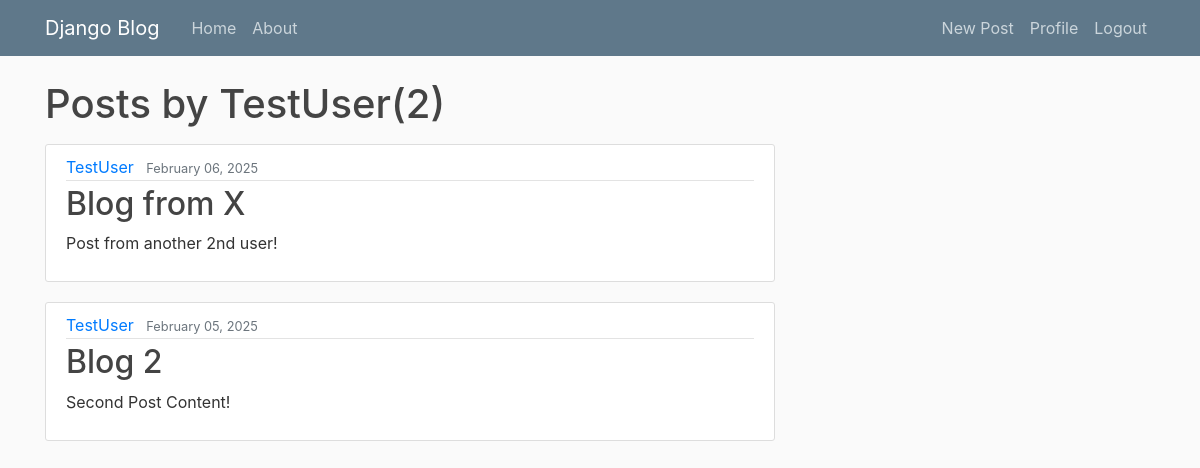
/user/TestUser/ (signed in), run on the app's committed database.
### blog/models.py (models this page shows, shortened)
class Post(models.Model):
    title = models.CharField(max_length=100)
    content = models.TextField()
    date_posted = models.DateTimeField(default=timezone.now) # it populates with current timeif we dont provide anything
    author = models.ForeignKey(User,on_delete=models.CASCADE)

### blog/views.py (the view)
# urls.py: path('user/<str:username>/', UserPostListView.as_view(), name='user-posts'),
class UserPostListView(ListView):
    model = Post
    template_name = 'blog/user_posts.html'  # This template should be created
    context_object_name = 'posts'
    paginate_by = 5
    def get_queryset(self):
        user = get_object_or_404(User, username=self.kwargs.get('username'))
        return Post.objects.filter(author=user).order_by('-date_posted')

### blog/templates/blog/user_posts.html (shortened to what this page needs)
{% extends "blog/base.html" %}
{% block content %}
    <h1 class="mb-3">Posts by {{ view.kwargs.username }}({{ page_obj.paginator.count }})</h1>
    {% for post in posts %}
        <article class="media content-section">
          <div class="media-body">
            <div class="article-metadata">
              <a class="mr-2" href="{% url 'user-posts' post.author.username %}">{{ post.author }}</a>
              <small class="text-muted">{{ post.date_posted|date:"F d, Y" }}</small>
            </div>
            <h2><a class="article-title" href="{% url 'post-detail' post.id %}">{{ post.title }}</a></h2>
            <p class="article-content">{{ post.content }}</p>
          </div>
        </article>
    {% empty %}
        <p>No posts found.</p>
    {% endfor %}
{% endblock content %}

### blog/static/blog/main.css (style rules this page uses)
body { background: #fafafa; color: #333333; margin-top: 5rem; }
h1, h2, h3, h4, h5, h6 { color: #444444; }
.content-section { background: #ffffff; padding: 10px 20px; border: 1px solid #dddddd; border-radius: 3px; margin-bottom: 20px; }
.article-title { color: #444444; }
.article-content { white-space: pre-line; }
.article-metadata { padding-bottom: 1px; margin-bottom: 4px; border-bottom: 1px solid #e3e3e3 }

### data on the page
Post: author "TestUser", date_posted "February 06, 2025", title "Blog from X", content "Post from another 2nd user!"
Post: author "TestUser", date_posted "February 05, 2025", title "Blog 2", content "Second Post Content!"

### other printed values
{{ view.kwargs.username }} "TestUser"
{{ page_obj.paginator.count }} "2"
